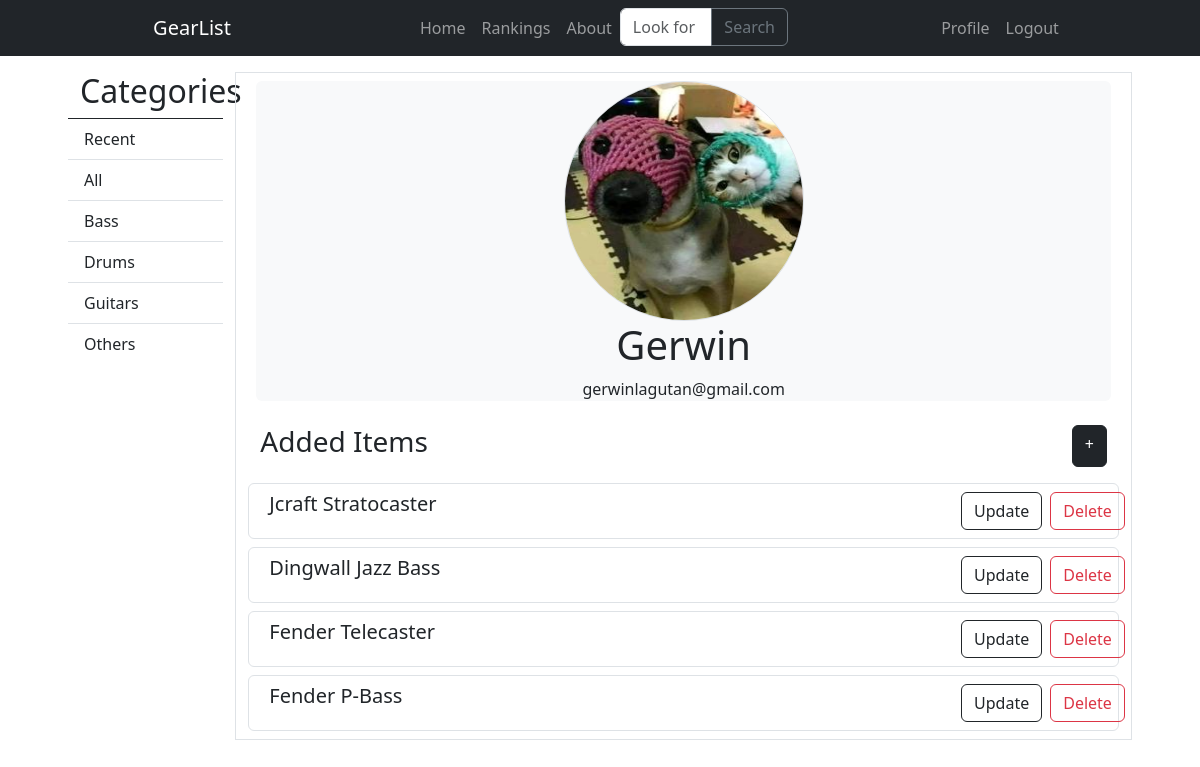
/viewItems/ (signed in), run on an earlier commit of the app's database.
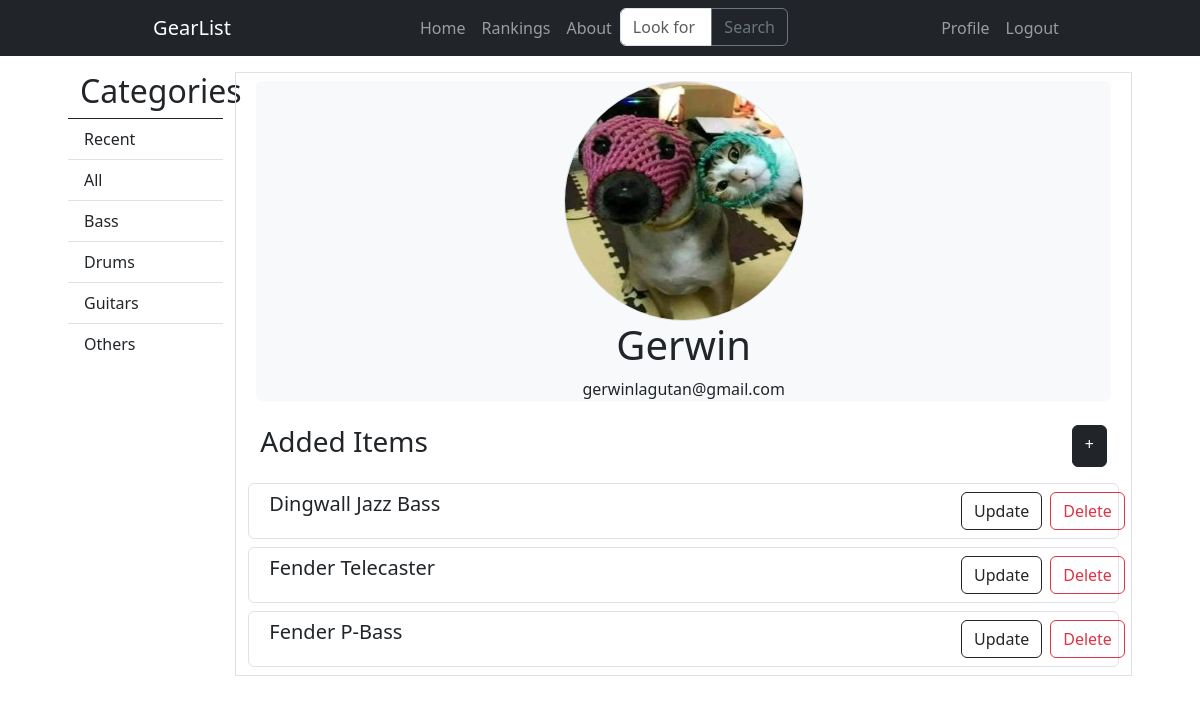
And on a later commit of the database.
### main/models.py (models this page shows, shortened)
class Item(models.Model):
    CATEGORIES = [
        ("Bass", "Bass"),
        ("Drums", "Drums"),
        ("Guitar", "Guitar"),
        ("Others", "Others"),
        ]
    id = models.AutoField(primary_key=True)
    name = models.CharField(max_length=75)
    category = models.CharField(max_length=75,choices=CATEGORIES, default='Others')
    rating = models.FloatField(null=True, blank=True, default=None)
    brand = models.CharField(max_length=75, null=True)
    description = models.TextField(null=True)
    date_added = models.DateTimeField(default=timezone.now)
    added_by = models.ForeignKey(User, null=True, on_delete=models.SET_NULL)
    images = models.ImageField(upload_to="images/", default="images/default.jpg")
    slug = models.SlugField(default='', null=False)
    i_cosmetics = models.FloatField(null=True, blank=True, default=None)
    i_sound = models.FloatField(null=True, blank=True, default=None)
    i_playability = models.FloatField(null=True, blank=True, default=None)
    i_build_quality = models.FloatField(null=True, blank=True, default=None)
    favorites = models.ManyToManyField(User, related_name='favorite', default=None, blank=True)

### users/views.py (the view)
# urls.py: path('viewItems/', user_views.viewItems, name='view-items'),
def viewItems(request):
    context = {
        'title': 'Item List',
        'items_added': Item.objects.filter(added_by=request.user).order_by('-date_added')
    }
    return render(request, 'users/view_items.html', context)

### users/templates/users/view_items.html
{% extends "main/base.html" %}
{% block content %}
<div class="card border-0 bg-light text-dark m-2 text-center">
    <img src="{{ user.profile.image.url }}" class="card-img rounded-circle border mx-auto d-block" style="height: 15rem; width: 15rem;" alt="">
    <h1 class="card-title">{{ user.username }}</h1>
    <p class="card-text">{{ user.email }}</p>
</div>
<div class="container">
    <div class="py-3 d-flex justify-content-between">
        <h3>Added Items</h3>
        <a href="{% url 'item-create' %}" class="btn btn-dark">+</a>
    </div>
    {% for item in items_added %}
        <div class="row border rounded mb-2 p-2">
            <div class="col">
                <h5>{{ item.name }}</h5>
            </div>
            <div class="col-2 d-flex justify-content-center">
                <a href="{% url 'item-update' item.slug %}" class="btn btn-outline-dark mx-2">Update</a>
                <a href="{% url 'item-delete' item.slug %}" class="btn btn-outline-danger">Delete</a>
            </div>
        </div>
    {% endfor %}
</div>
{% endblock %}

What changed in the data, as far as the page shows it:
removed Item: name "Jcraft Stratocaster"
